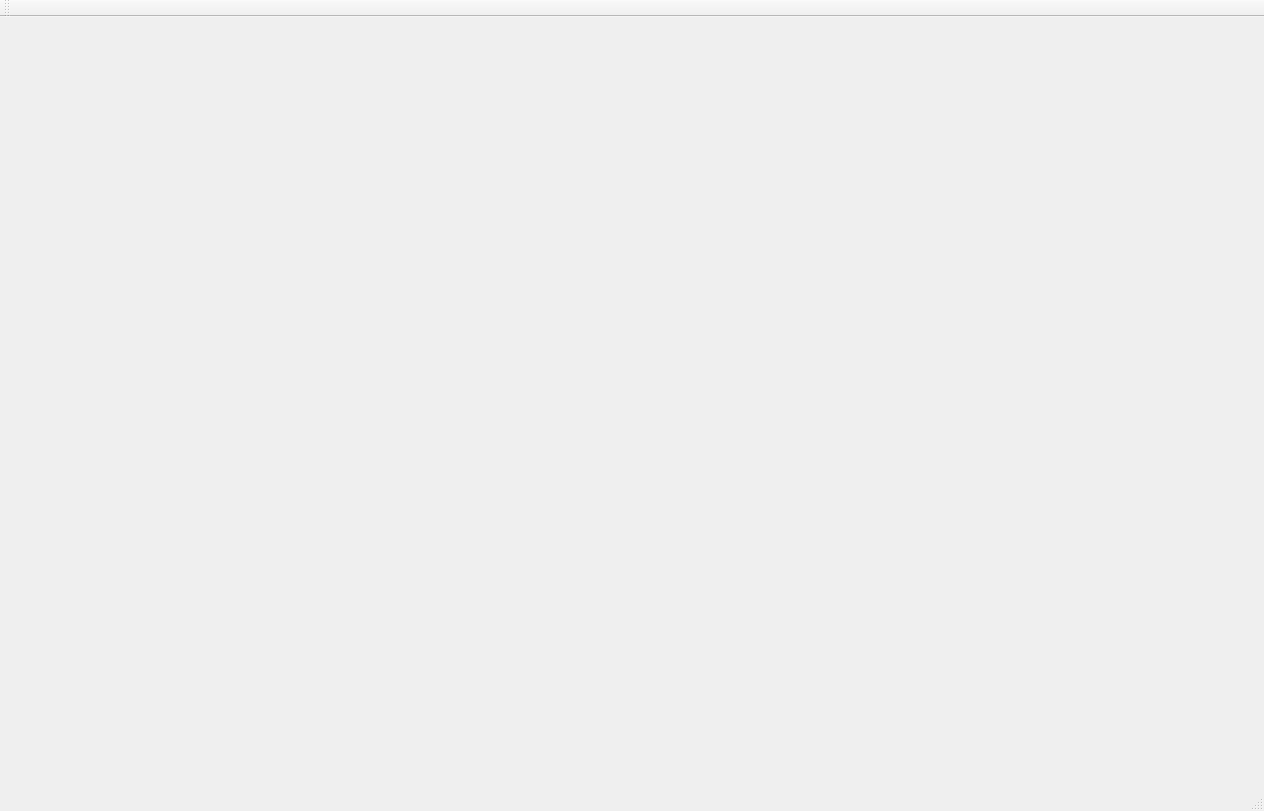
<?xml version="1.0" encoding="UTF-8"?>
<ui version="4.0">
 <class>MainWindowClass</class>
 <widget class="QMainWindow" name="MainWindowClass">
  <property name="geometry">
   <rect>
    <x>0</x>
    <y>0</y>
    <width>1264</width>
    <height>811</height>
   </rect>
  </property>
  <property name="windowTitle">
   <string>MainWindow</string>
  </property>
  <widget class="QDirect3D9Widget" name="view"/>
  <widget class="QMenuBar" name="menuBar">
   <property name="geometry">
    <rect>
     <x>0</x>
     <y>0</y>
     <width>1264</width>
     <height>21</height>
    </rect>
   </property>
  </widget>
  <widget class="QToolBar" name="mainToolBar">
   <attribute name="toolBarArea">
    <enum>TopToolBarArea</enum>
   </attribute>
   <attribute name="toolBarBreak">
    <bool>false</bool>
   </attribute>
  </widget>
  <widget class="QStatusBar" name="statusBar"/>
 </widget>
 <layoutdefault spacing="6" margin="11"/>
 <customwidgets>
  <customwidget>
   <class>QDirect3D9Widget</class>
   <extends>QWidget</extends>
   <header>QDirect3D9Widget.h</header>
   <container>1</container>
  </customwidget>
 </customwidgets>
 <resources>
  <include location="MainWindow.qrc"/>
 </resources>
 <connections/>
</ui>
